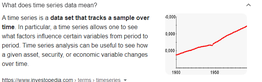
#> input picture 3-Advanced/Study Matrials Complex Problem45/image.png, 262 x 82 px, shrunk from 680 x 214 before the run, found by its file name
$ python complex_assignment_45.py
#> lines starting #> are read from the running program, lines starting #| are printed output that depends on the picture
"""
complex_assignment_45:

Write a Python Program to join two pictures.

"""
from PIL import Image


from PIL import Image

def join_pictures_horizontally(image1_path, image2_path, output_path):
    # Open the first image
    image1 = Image.open(image1_path)
#> image1 is the input picture: PIL image 262x82 RGBA; mean R, G, B, A 239.8, 239, 239.1, 255

    # Open the second image
    image2 = Image.open(image2_path)
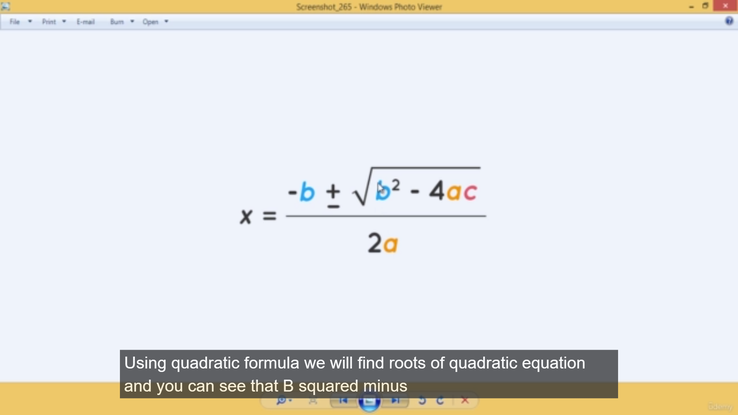
#> input picture 3-Advanced/Study Matrials Complex Problem45/img1.png, 738 x 415 px, shrunk from 1920 x 1080 before the run, found by its file name
#> image2 is the input picture: PIL image 738x415 RGBA; mean R, G, B, A 226.6, 226.9, 226.1, 255

    # Calculate the width of the final joined image
    new_width = image1.width + image2.width
#> new_width = 1000

    # Calculate the maximum height of the two images
    new_height = max(image1.height, image2.height)
#> new_height = 415

    # Create a new image with the calculated dimensions
    new_image = Image.new('RGB', (new_width, new_height))
#> new_image: PIL image 1000x415 RGB; every value is 0

    # Paste the first image on the left side of the new image
    new_image.paste(image1, (0, 0))
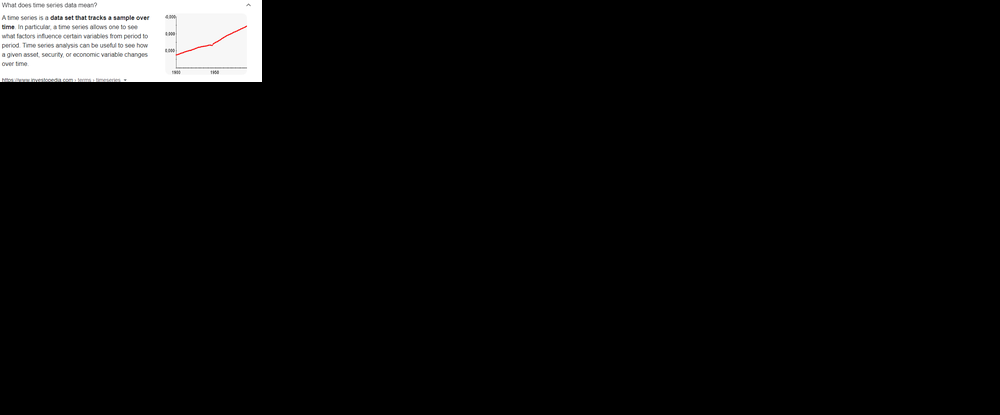
#> new_image: PIL image 1000x415 RGB; mean R, G, B 12.4, 12.4, 12.4

    # Paste the second image on the right side of the new image
    new_image.paste(image2, (image1.width, 0))
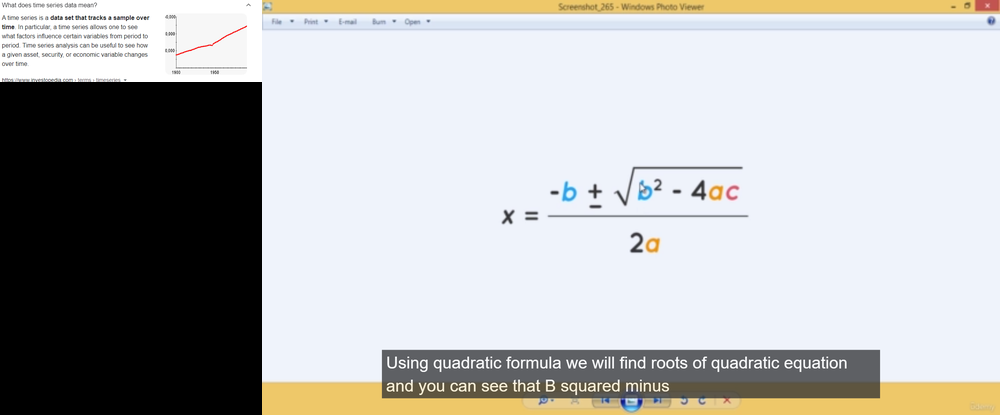
#> new_image: PIL image 1000x415 RGB; mean R, G, B 179.6, 179.9, 179.3

    # Save the joined image
    new_image.save(output_path)

    print("Images joined successfully!")


# Example usage
image1_path = 'E:/bulding/python_exercises/3-Advanced/Study Matrials Complex Problem45/image.png'  # Replace with the path to your first image
image2_path = 'E:/bulding/python_exercises/3-Advanced/Study Matrials Complex Problem45/img1.png'  # Replace with the path to your second image
output_path = 'E:/bulding/python_exercises/3-Advanced/Study Matrials Complex Problem45/img2.png'  # Replace with the desired output path

join_pictures_horizontally(image1_path, image2_path, output_path)
